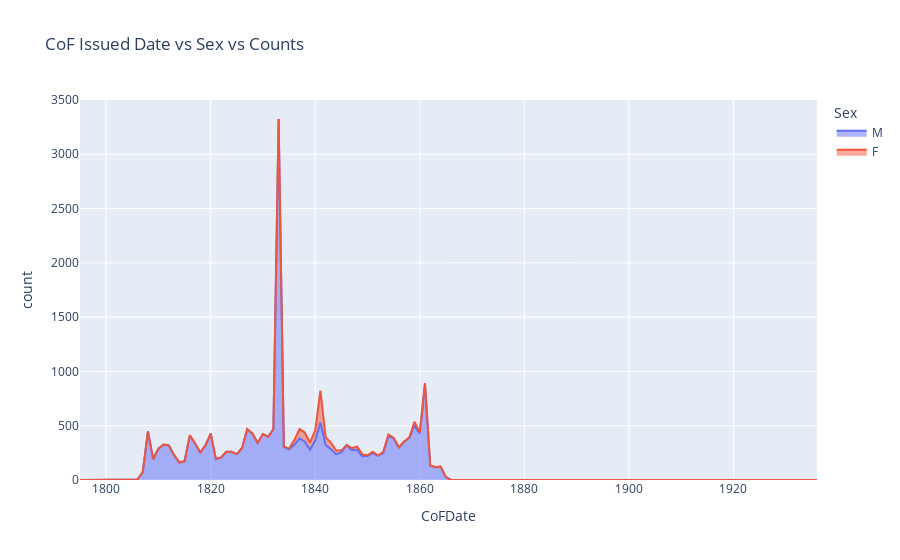

The code cell stored with this chart in its notebook:
### Markdown cell above
# Interactive Line Chart Visualization of Sex of the Enslaved vs Year of the issue of CoF Document vs Counts

### Code cell
fig = go.Figure()
fig = px.area(dfp, x='CoFDate', y='count', color='Sex',title="CoF Issued Date vs Sex vs Counts")
fig.show()
